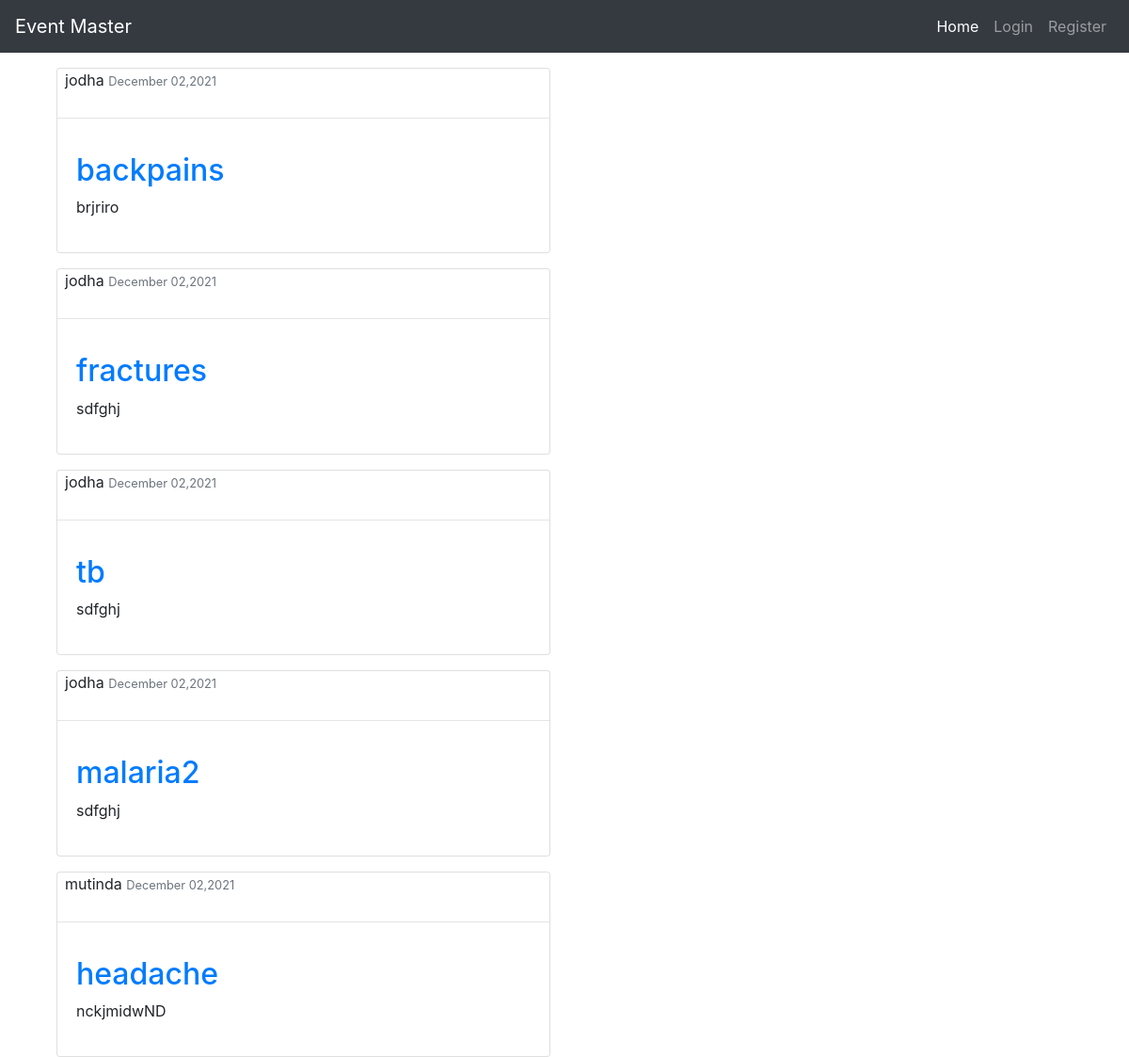
The app's page /disease/ with its own data.
### myapp/models.py (models this page shows, shortened)
class Disease(models.Model):
    DiseaseName = models.CharField(max_length=50)
    DiseaseDescription = models.TextField()
    status = models.ForeignKey(DiseaseStatus, on_delete=models.CASCADE)
    author = models.ForeignKey(User, on_delete=models.CASCADE, null=True)
    date_posted = models.DateTimeField(default=timezone.now)
    DiseasePhoto = models.ImageField(default="default.jpeg", upload_to='diseasePhotos')

### myapp/views.py (the view)
# urls.py: path('disease/', DiseaseListView.as_view(), name='disease'),
class DiseaseListView(ListView):
    model = Disease
    template_name = 'myapp/diseases.html'
    context_object_name = 'diseases'
    ordering = ['-date_posted']

### myapp/templates/myapp/diseases.html
{%extends 'myapp/base.html'%}
{%block content%}
{% for Disease in diseases%}
		<div class="container">
			 <div class="col-sm-6 mt-3">
			 <div class="card">
				<div class="card-title ml-2">
					{{Disease.author}}
					<small class="text-muted">{{Disease.date_posted|date:"F d,Y"}}</small>
				</div>
				 <hr>
				<div class="card-body">
					<h2><a href="{%url 'Disease_detail' Disease.id%}">{{Disease.DiseaseName}}</a></h2>
					<p > {{Disease.DiseaseDescription}}</p>
				</div>
			 </div>
		</div>
		</div>
{%endfor%}
{% endblock content%}

### records on screen
Disease: author "jodha", date_posted "December 02,2021", DiseaseName "backpains", DiseaseDescription "brjriro"
Disease: author "jodha", date_posted "December 02,2021", DiseaseName "fractures", DiseaseDescription "sdfghj"
Disease: author "jodha", date_posted "December 02,2021", DiseaseName "tb", DiseaseDescription "sdfghj"
Disease: author "jodha", date_posted "December 02,2021", DiseaseName "malaria2", DiseaseDescription "sdfghj"
Disease: author "mutinda", date_posted "December 02,2021", DiseaseName "headache", DiseaseDescription "nckjmidwND"
